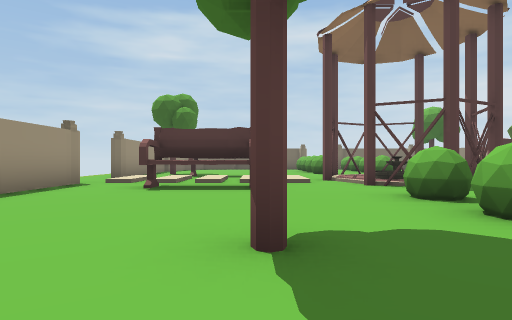
View 1 (above)

18 first-person views from a walk through a scene from a Unity 3-D project. The camera is 1.3 m above the floor, looks level and sees 75° across. The floor is counted in squares, 2.65 m on a side. Each view is taken from the middle of a square. On the plan, view 1 faces up. The plan holds only what a view shows up to about 9 squares ahead; the rest is blank. The place goes on beyond the plan. The player is left out. Some surface patterns are stand-ins.

View 2
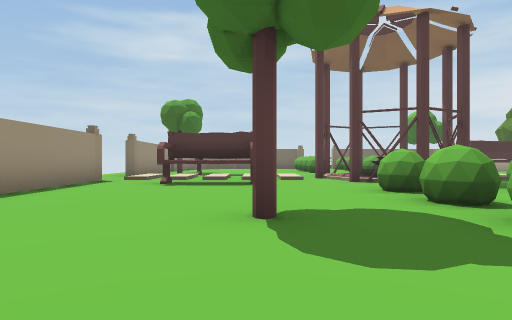

View 3
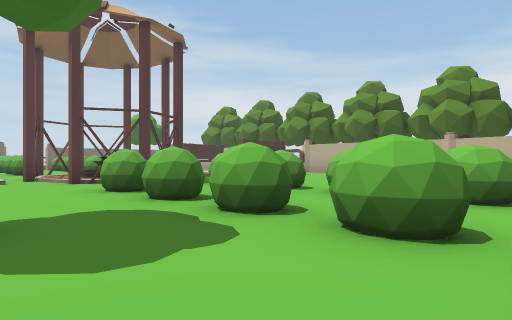

View 4
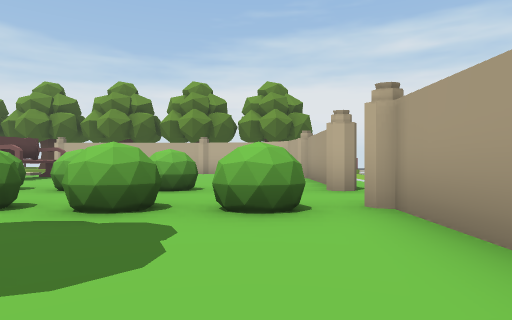

View 5
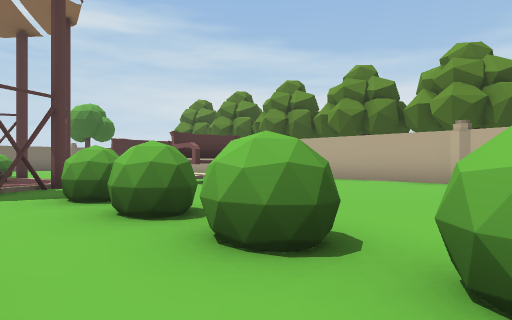

View 6
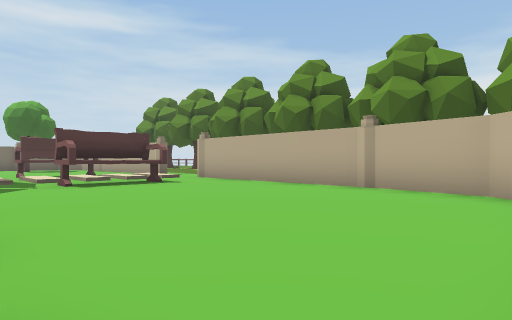

View 7
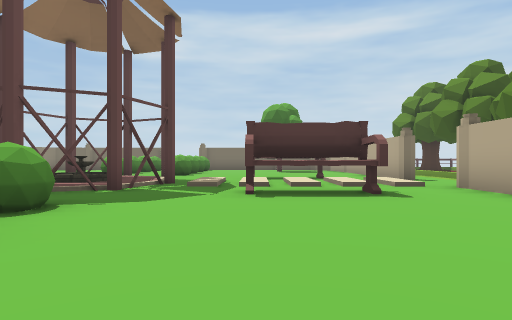

View 8
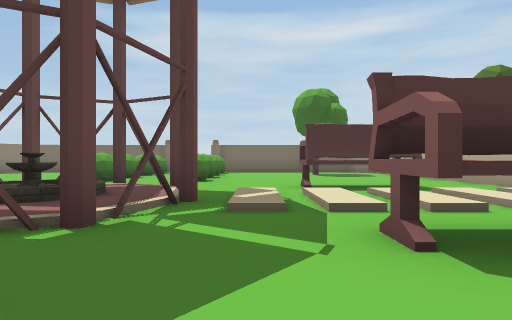

View 9
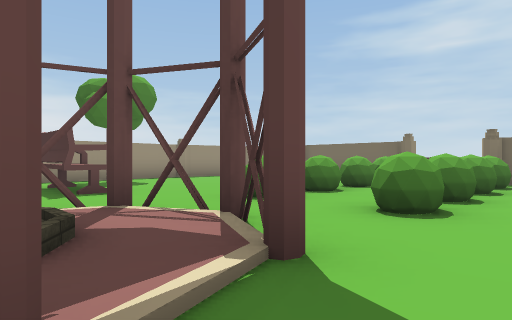

View 10
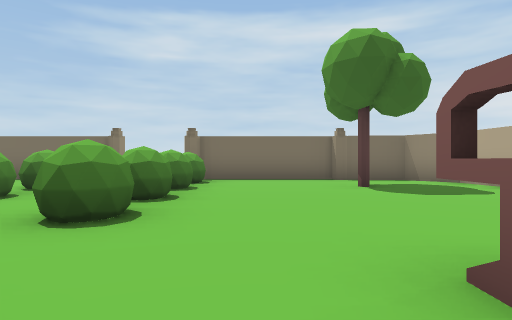

View 11
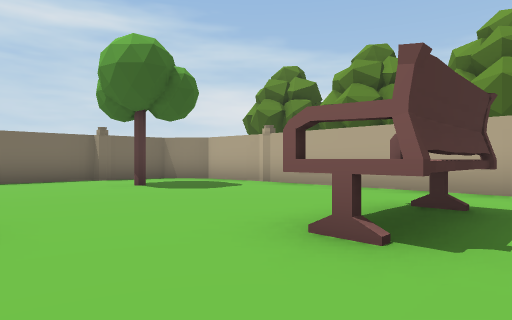

View 12
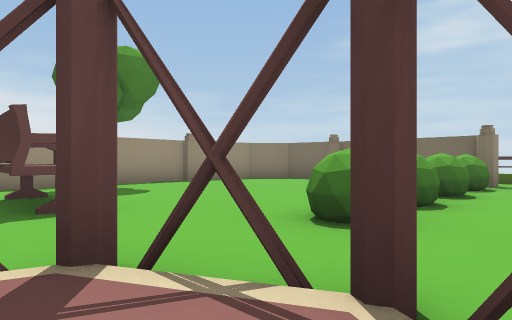

View 13
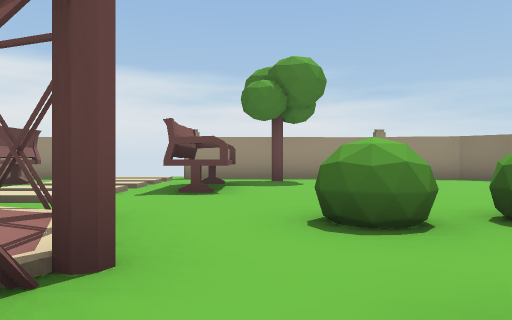

View 14
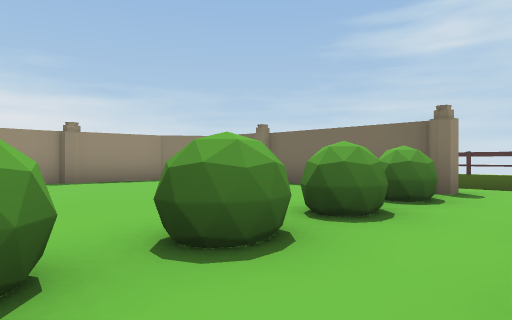

View 15
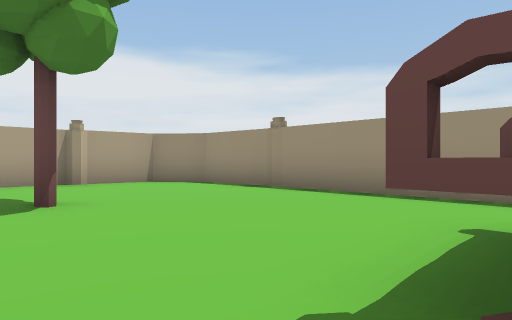

View 16
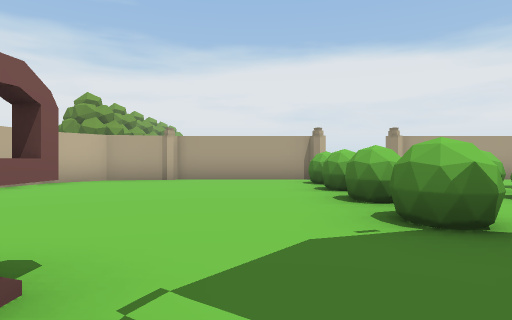

View 17
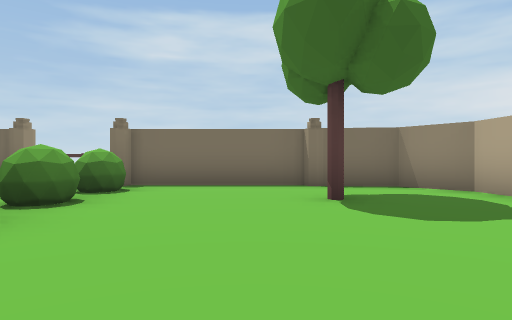

View 18
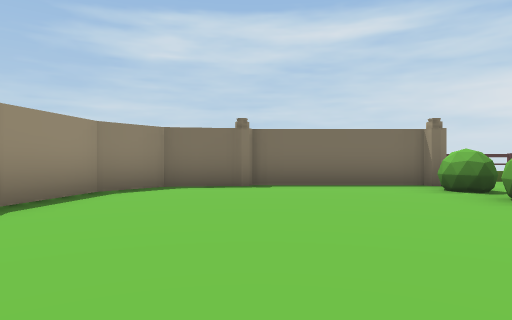

### Floor plan
Key: @ floor where view 1 was taken; # wall or solid block; x gap in a wall; . main floor; : floor 0.25 m higher than the main floor; / step, stairs or slope; ^ raised ledge; O other object.
Columns run from 4 left of view 1 to 16 right of it. Each row starts with its distance up from view 1.
 21       ##
 20       OO
 19
 18        ..
 17  ######..######
 16 ##....x.##....#
 15 #.....x.##..#. #
 14 #.....x........#
 13 #.....x..#.....#
 12 #.....#..#.....#
 11 #..............#    O
 10 #.^#^.###/.^^..#/   O
  9 //////#::////////
  8 //:://#O/#://///
  7 #///////:x/////#
  6 #.^^^..###.^^..#
  5 #..............#
  4 #.....#..#.....#
  3 #.....x..x.....#
  2 #...#.x..x.....#
  1 #.....x..#.... #
  0 ##..@.#..#....#
 -1  ###........###
 -2    #### .####

Where each view was taken, in squares from view 1:
view 1: 0 up, 0 right, facing up
view 2: 1 down, 0 right, facing up
view 3: 1 down, 0 right, facing up-right
view 4: 0 up, 1 left, facing right
view 5: 0 up, 3 right, facing up-right
view 6: 1 down, 5 right, facing up-right
view 7: 1 up, 7 right, facing up
view 8: 4 up, 6 right, facing up
view 9: 8 up, 6 right, facing up-left
view 10: 9 up, 6 right, facing up
view 11: 9 up, 5 right, facing up-right
view 12: 9 up, 4 right, facing up-left
view 13: 11 up, 5 right, facing left
view 14: 12 up, 4 right, facing up-left
view 15: 6 up, 1 right, facing down-left
view 16: 7 up, 6 right, facing down
view 17: 11 up, 7 right, facing up
view 18: 11 up, 1 left, facing up
